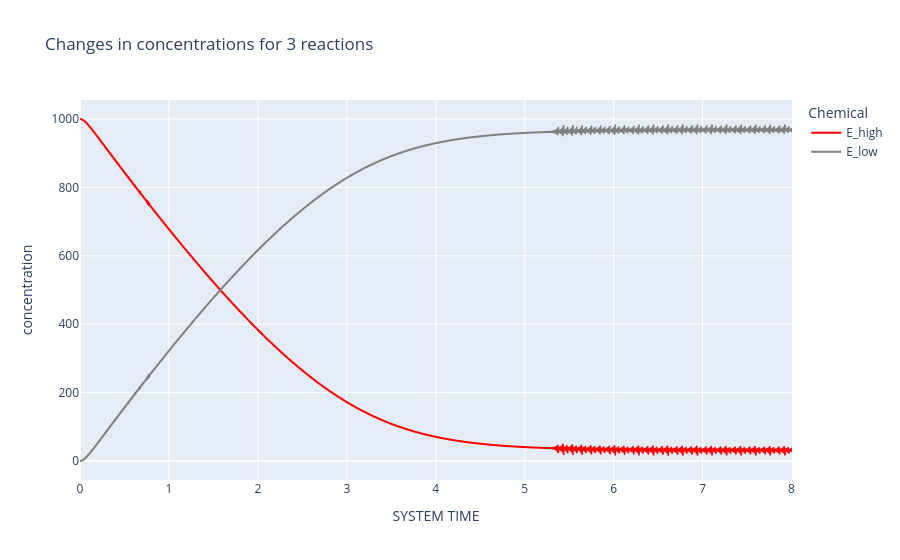

Notebook code for this chart:
### Markdown cell above
## Plots of changes of concentration with time

### Code cell
dynamics.plot_history(chemicals=["E_high", "E_low"], colors=["red", "grey"])

### Figure 1 — Plotly figure (JSON) as saved in the notebook; plotly's stock layout.template omitted (floating-point values rounded to 4 significant figures; data arrays with more than 128 entries replaced by an {"elided": "..."} marker saying what was removed)
{"data": [{"hovertemplate": "Chemical=E_high<br>SYSTEM TIME=%{x}<br>concentration=%{y}<extra></extra>", "legendgroup": "E_high", "line": {"color": "red", "dash": "solid"}, "marker": {"symbol": "circle"}, "mode": "lines", "name": "E_high", "showlegend": true, "type": "scattergl", "x": {"elided": "2498 float values"}, "xaxis": "x", "y": {"elided": "2498 float values"}, "yaxis": "y"}, {"hovertemplate": "Chemical=E_low<br>SYSTEM TIME=%{x}<br>concentration=%{y}<extra></extra>", "legendgroup": "E_low", "line": {"color": "grey", "dash": "solid"}, "marker": {"symbol": "circle"}, "mode": "lines", "name": "E_low", "showlegend": true, "type": "scattergl", "x": {"elided": "2498 float values"}, "xaxis": "x", "y": {"elided": "2498 float values"}, "yaxis": "y"}], "layout": {"autosize": true, "legend": {"title": {"text": "Chemical"}, "tracegroupgap": 0}, "title": {"text": "Changes in concentrations for 3 reactions"}, "xaxis": {"anchor": "y", "autorange": true, "domain": [0, 1], "range": [0, 8.005], "title": {"text": "SYSTEM TIME"}, "type": "linear"}, "yaxis": {"anchor": "x", "autorange": true, "domain": [0, 1], "range": [-55.56, 1056.0], "title": {"text": "concentration"}, "type": "linear"}}}
